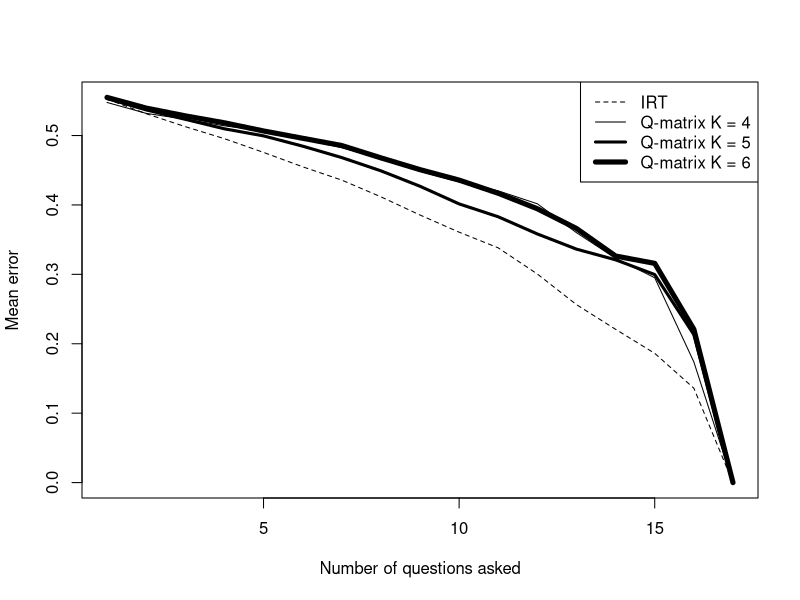

The R source for this figure:
qmatrix3 <- c(0.547933118737,0.53889991009,0.528583654994,0.519837335213,0.504464141207,0.489166688273,0.468455207369,0.457423259925,0.44198698882,0.425448965586,0.409040679259,0.38129647346,0.362396914792,0.332270170391,0.316387122916,0.227141840641,0)
qmatrix4 <- c(0.547601012195,0.531951465086,0.523392622047,0.51398401121,0.506588270755,0.494394552427,0.482567571361,0.466489867615,0.448368125391,0.43313728196,0.420281801511,0.401637597477,0.360020924056,0.323139965402,0.295086832085,0.173811044272,0)
qmatrix5 <- c(0.553314945311,0.536900708425,0.523341296804,0.509669368789,0.499475796737,0.484682295438,0.468217973994,0.449140012426,0.426897244089,0.401476873427,0.382925209368,0.358166648033,0.33631458206,0.320918754989,0.299687012109,0.213126257977,0)
qmatrix6 <- c(0.554916259713,0.539514251904,0.528298289287,0.518305835677,0.506546947632,0.496050126617,0.485557906688,0.467820140637,0.450852264639,0.435763957089,0.416772490605,0.39446146835,0.366039787542,0.326368874299,0.315836666278,0.220869267681,0)
irt <- c(0.552463621821,0.5314535392,0.512792620483,0.495461150862,0.475711350446,0.454973462085,0.435787729867,0.411723122876,0.385502294044,0.360754837024,0.338150797449,0.300494801697,0.256377221552,0.220791177248,0.186220265202,0.135996335945,0)
plot(qmatrix6, type="l", lwd=5, ann=F)
lines(qmatrix4, type="l", lwd=1)
lines(qmatrix5, type="l", lwd=3)
lines(irt, type="l", xlab="dat", lty="dashed")
legend("topright", c("IRT", "Q-matrix K = 4", "Q-matrix K = 5", "Q-matrix K = 6"), lty=c(2, 1, 1, 1), lwd=c(1, 1, 3, 5))
title(xlab="Number of questions asked")
title(ylab="Mean error")
